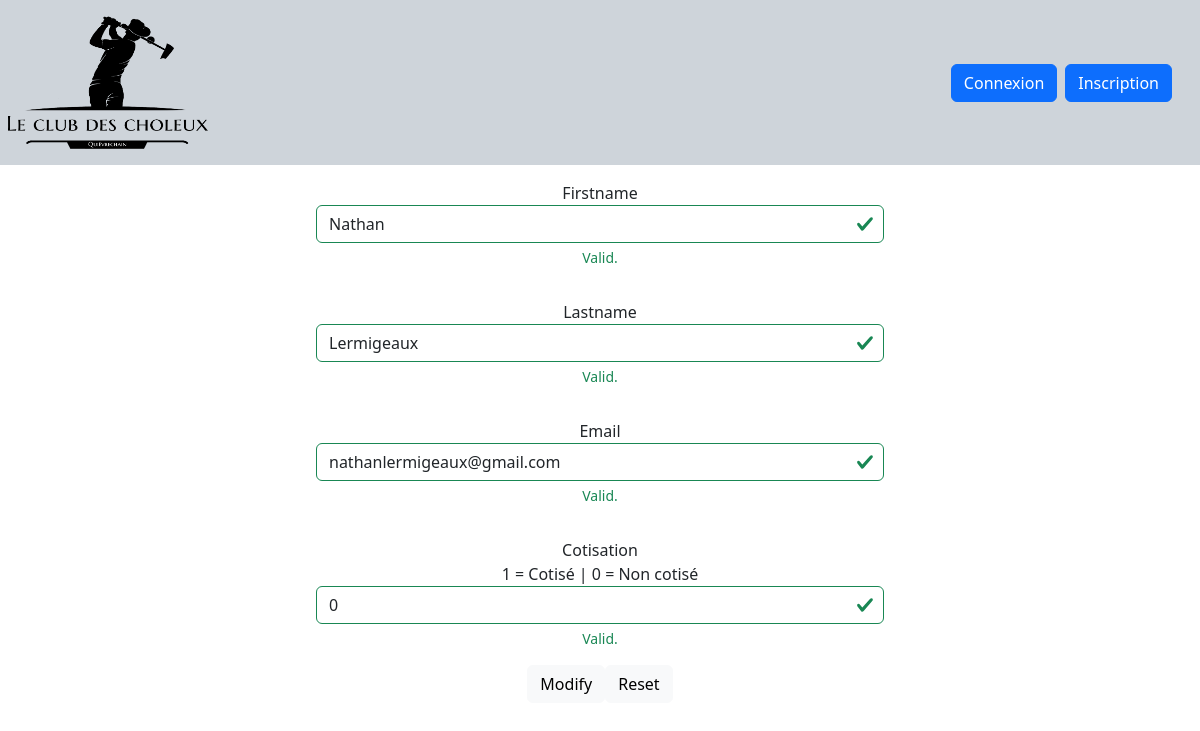
Before: /Application/Controller/Utilisateurs/updateDataController.php?buttonIndex=0 with the older database file.
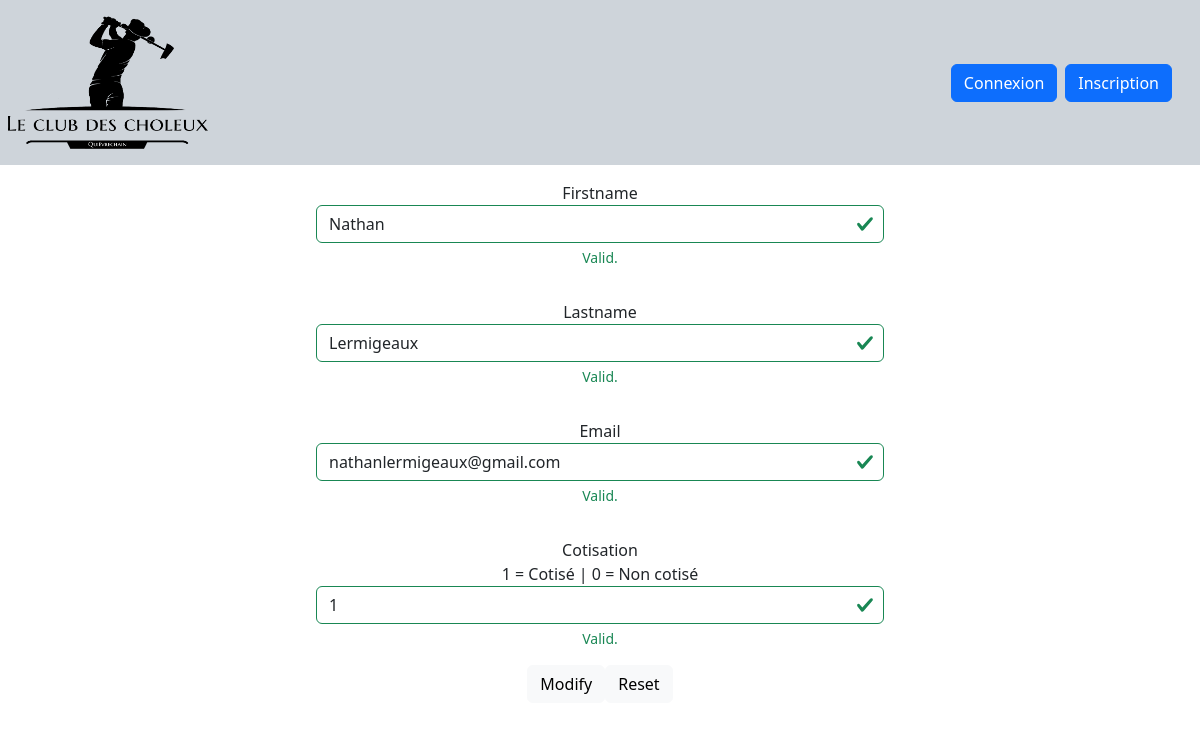
After: the same page with the newer database file.
### tables this page shows
CREATE TABLE `users` (
  `idUser` int(11) NOT NULL,
  `firstname` text,
  `lastname` text,
  `mail` text NOT NULL,
  `password` longtext NOT NULL,
  `cotisation` tinyint(1) NOT NULL DEFAULT '0'
);

### Application/Model/Utilisateur/UsersModel.php (called while the page is built, shortened)
<?php
include_once('../BDD/DatabaseConnection.php');
function Get1OfUsersTable($id){
    global $db;
    $sql = $db->prepare("SELECT users.idUser,firstname,lastname,mail,cotisation  FROM Users JOIN users_role on users.iduser = users_role.iduser WHERE users.idUser = :id");
    $sql->execute(array("id"=> $id));
    return $sql->fetch(PDO::FETCH_ASSOC);
}
function GetRole($idUser){
    global $db;
    $sql = $db->prepare("SELECT idRole FROM users_role WHERE idUser = :idUser");
    $sql->execute(array('idUser' => $idUser));
    return $sql->fetchAll(PDO::FETCH_ASSOC);
}
?>

### Application/Controller/Utilisateurs/updateDataController.php (the view, shortened to what this page needs)
<?php
include "../../Model/Utilisateur/UsersModel.php";
include "../../View/Utilisateur/updateDataView.php";
$role = GetRole($_SESSION['user_id'])[0]["idRole"];
if ($role == 0){
    $buttonIndex = $_GET['buttonIndex'];
}
else{
    $buttonIndex = $_SESSION['user_id'];
}
$UsersData = Get1OfUsersTable($buttonIndex);
echo'<body>';
echo'<center>';
    echo '<form class="was-validated" method="post" id="form" action="userUpdate.php">';
        echo'<div class="w-50 p-3">';
            echo'<label>Firstname</label>';
            echo'<input type="text" class="form-control" name="firstname" size="30" maxlength="225" required="true" value='.$UsersData ["firstname"]. '>';
            echo'<div class="valid-feedback">Valid.</div>';
        echo'</div>';
        echo'<div class="w-50 p-3">';
            echo'<label>Lastname</label>';
            echo'<input type="text" class="form-control" name="lastname" size="30" maxlength="225" required="true" value='.$UsersData ["lastname"]. '>';
            echo'<div class="valid-feedback">Valid.</div>';
        echo'</div>';
        echo'<div class="w-50 p-3">';
            echo'<label>Email</label>';
            echo'<input type="text" class="form-control" name="mail" size="30" maxlength="225" required="true" value='.$UsersData ['mail'].'>';
            echo'<div class="valid-feedback">Valid.</div>';
        echo'</div>';
if (GetRole($_SESSION['user_id'])[0]["idRole"]==0){
        echo'<div class="w-50 p-3">';
            echo'<label>Cotisation</label>';
            echo'<br> 1 = Cotisé | 0 = Non cotisé';
            echo'<input type="integer" class="form-control" name="cotisation" size="30" maxlength="1" required="true" value='.$UsersData["cotisation"].'>';
            echo'<div class="valid-feedback">Valid.</div>';
        echo'</div>';
}
        echo'<button type="button" id="modify" class="btn btn-light">Modify</button>';
        echo'<button type="reset" class="btn btn-light">Reset</button>';
    echo'</form>';
echo'</center>';
?>

Changed rows visible on the page:
changed users "Nathan": cotisation "0" → "1"
